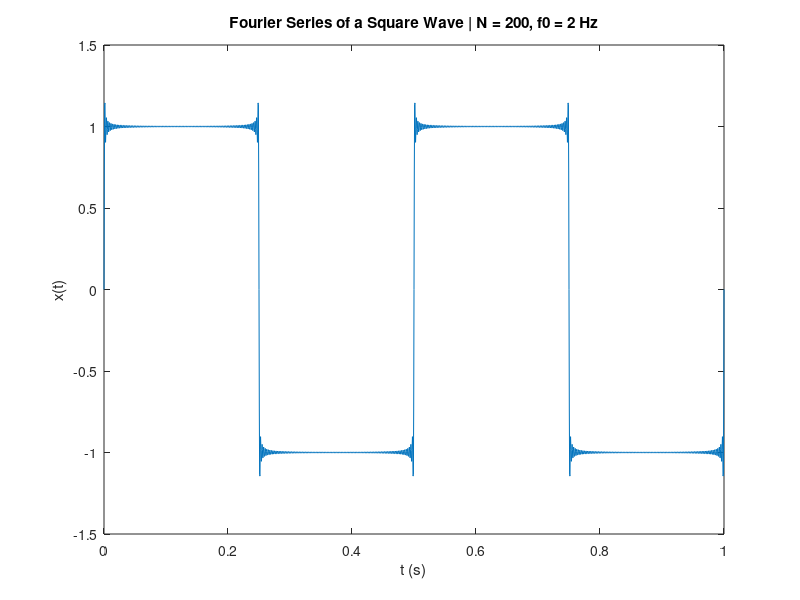

Write MATLAB code to recreate this figure.
%%%%%%%%%%%%%%%%%%%%%%%%%%%%%%%%%%%%%%%%%%%%%%%%%%%%%%%%%%%%%%%%%%%%%%%%%%%%%%%%%%%%%%%%%
% 19 Nov 2025                                                                           %
% SS1 Lab 2 - Problem 2                                                                 %
% Compute the Fourier series representation of a square waveform by                     %
% calculating the coefficients and summing them                                         %
% Authors: Imran Rizwan 2778020, Lawrence Byabato 2778215, Gibriel Zibo 2778062         %
%%%%%%%%%%%%%%%%%%%%%%%%%%%%%%%%%%%%%%%%%%%%%%%%%%%%%%%%%%%%%%%%%%%%%%%%%%%%%%%%%%%%%%%%%

clear();
clc();

% Parameters
N = 200;                                % Number of Fourier series coefficients (k = 0,1,2,...,N)
f0 = 2;                                 % Fundamental frequency of the square wave [in Hz]
T0 = 1/f0;                              % Period
t = 0 : 0.0005 : 2*T0;                  % time vector over 2 periods

% define the square function piecewise
f = @(t) (t >= 0 & t < T0/2).*1 + (t >= T0/2 & t < T0).*(-1);

% Compute Fourier coefficient a_k for k = 0,1,2,3,...,N
coefficent_a = zeros(1, N);             % all zero as the square wave given in the task is odd

% Compute Fourier coefficient b_k for k = 1,2,...,N
coefficient_b = zeros(1, N); 
for k = 1 : N
    if (mod(k, 2) ~= 0)
        coefficient_b(k) = 4 / (pi * k);
    end
end

% Compute the Fourier series representation by adding each harmonic 
fourierSeries = zeros(size(t));
for k = 1 : N
    harmonic_k = coefficient_b(k) * sin(2*pi*f0 * k * t);       % a_k not added as its zero
    fourierSeries = fourierSeries + harmonic_k;
end             % cutoff freq is N * f0


figure

plot(t, fourierSeries);
titleStr = ['Fourier Series of a Square Wave | N = ', num2str(N), ', f0 = ' num2str(f0), ' Hz'];
title(titleStr);
ylabel('x(t)');
xlabel('t (s)');